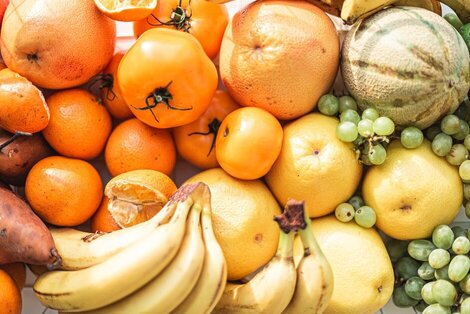
#> input picture img/fruit.jpg, 470 x 314 px
$ python histEq.py
#> lines starting #> are read from the running program, lines starting #| are printed output that depends on the picture
import cv2
import numpy as np
from matplotlib import pyplot as plt


#Memproses gambar
img = cv2.imread('img/fruit.jpg',0)
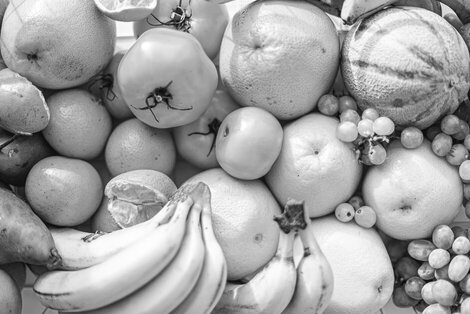
#> img: shape (314, 470); min 2, max 255, mean 162
equ = cv2.equalizeHist(img)
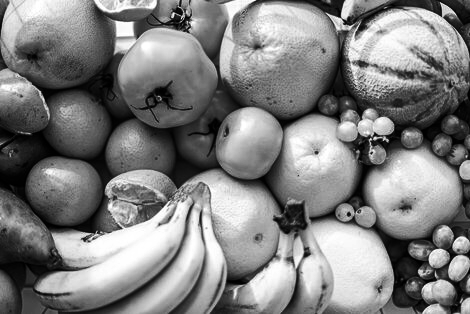
#> equ: shape (314, 470); min 0, max 255, mean 128.2


#Menampilkan gambar
plt.subplot(2,2,1),plt.imshow(img,cmap = 'gray')
plt.title('Original'),plt.xticks([]),plt.yticks([])
plt.subplot(2,2,2),plt.imshow(equ,cmap = 'gray')
plt.title('Equalization'),plt.xticks([]),plt.yticks([])
plt.show()
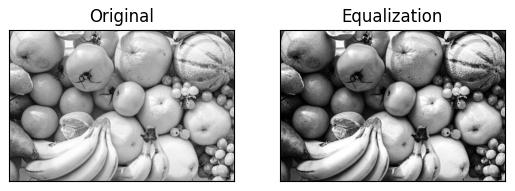
#> figure drawn by matplotlib, 2 panels


#Histogram Original
hist,bins = np.histogram(img.flatten(),256,[0,256])
#> hist = 256 values, max 1191 at index 172, min 0 at index 0, mean 576.5; bins = 257 values from 0 to 256
cdf = hist.cumsum()
#> cdf = 256 values from 0 to 147580
cdf_normalized = cdf * float(hist.max()) / cdf.max()
#> cdf_normalized = 256 values from 0 to 1191
plt.plot(cdf_normalized, color = 'b')
plt.hist(img.flatten(),256,[0,256], color = 'r')
plt.xlim([0,256])
plt.legend(('cdf','histogram'), loc = 'upper left')
plt.show()
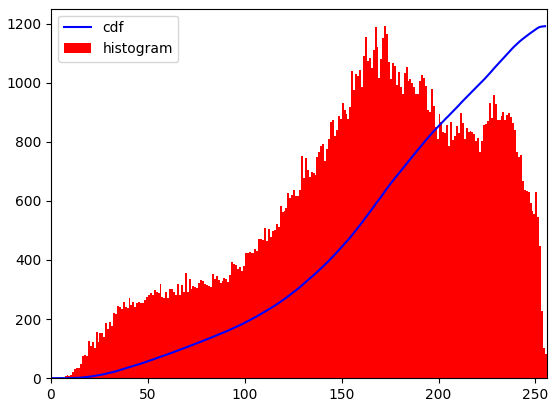
#> figure drawn by matplotlib, 1 panel; tallest bar 1191 high, from x = 172 to 173; curve peaks at x = 255, y = 1191


#Histogram Equalization
hist,bins = np.histogram(equ.flatten(),256,[0,256])
#> hist = 256 values, max 1191 at index 135, min 0 at index 66, mean 576.5
cdf = hist.cumsum()
#> cdf = 256 values from 279 to 147580
cdf_normalized = cdf * float(hist.max()) / cdf.max()
#> cdf_normalized = 256 values from 2.25 to 1191
plt.plot(cdf_normalized, color = 'b')
plt.hist(equ.flatten(),256,[0,256], color = 'r')
plt.xlim([0,256])
plt.legend(('cdf','histogram'), loc = 'upper left')
plt.show()
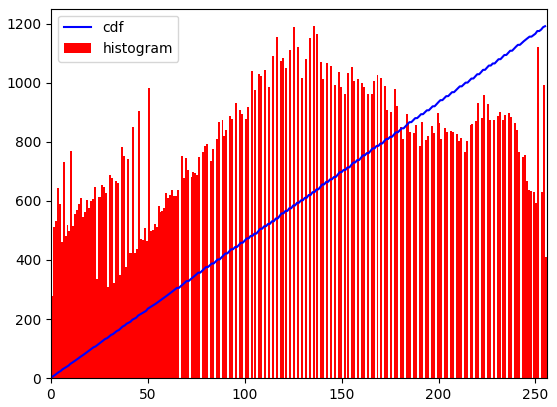
#> figure drawn by matplotlib, 1 panel; tallest bar 1191 high, from x = 135 to 136; curve peaks at x = 255, y = 1191
